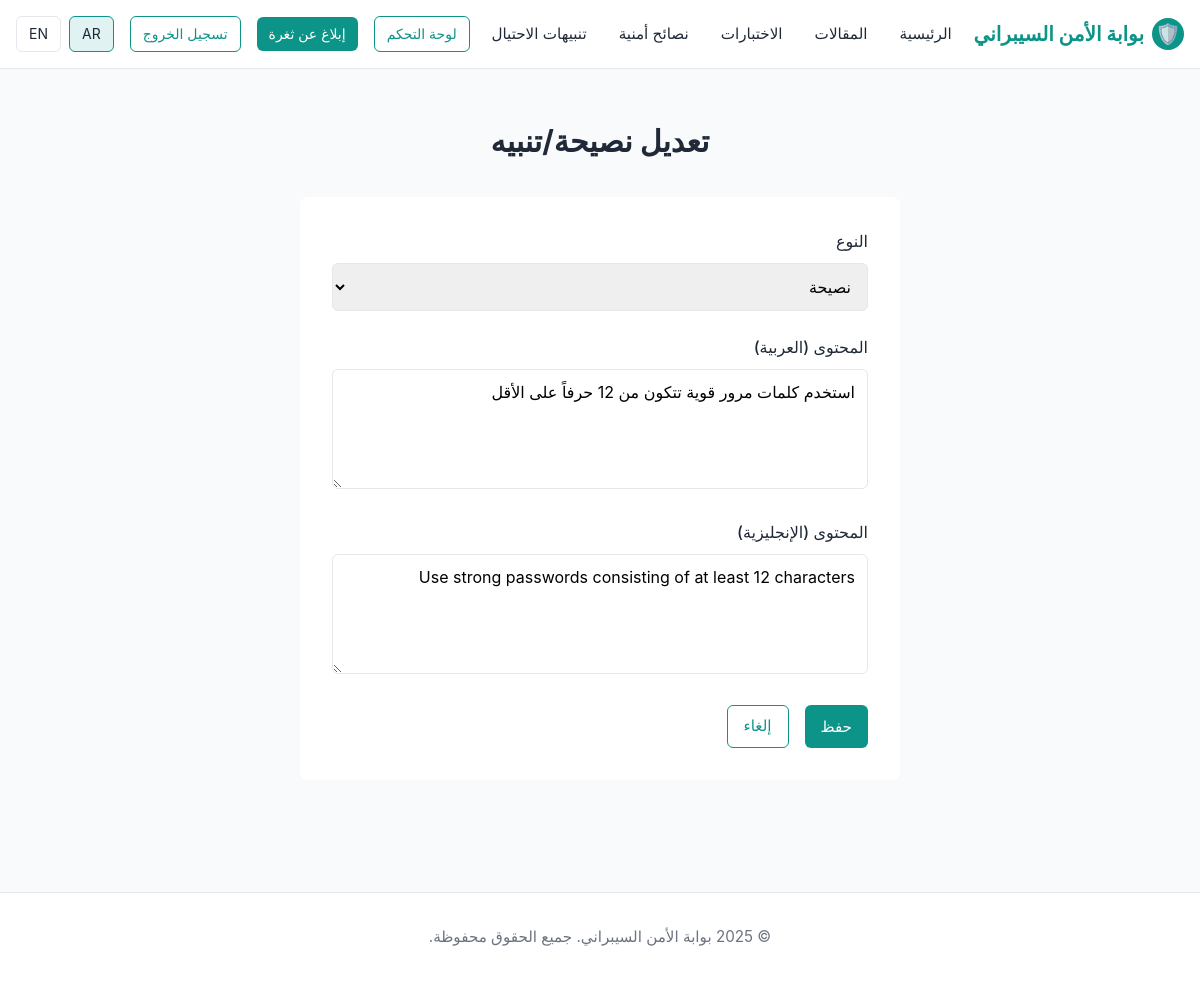
/admin/tips-alerts/edit/1 (signed in), run on the app's committed database.
### tables this page shows
CREATE TABLE tips_alerts (
            id INTEGER PRIMARY KEY AUTOINCREMENT,
            type TEXT NOT NULL, -- 'tip' or 'alert'
            content_ar TEXT NOT NULL,
            content_en TEXT NOT NULL,
            publish_date TIMESTAMP NOT NULL DEFAULT CURRENT_TIMESTAMP
        );

### app.py (the view, shortened to what this page needs)
@app.route('/admin/tips-alerts/edit/<int:item_id>', methods=['GET', 'POST'])
@admin_required
def admin_edit_tip_alert(item_id):
    conn = get_db_connection()
    item = conn.execute("SELECT * FROM tips_alerts WHERE id = ?", (item_id,)).fetchone()
    if not item:
        flash('العنصر غير موجود.', 'danger')
        conn.close()
        return redirect(url_for('admin_tips_alerts'))
    form = TipAlertForm(data=item)
    conn.close()
    lang = get_current_language()
    return render_template('admin_tip_alert_form.html', form=form, lang=lang, item=item)

### forms.py
class TipAlertForm(FlaskForm):
    type = SelectField('النوع', choices=[('tip', 'نصيحة'), ('alert', 'تنبيه')], validators=[DataRequired()])
    content_ar = TextAreaField('المحتوى (العربية)', validators=[DataRequired()])
    content_en = TextAreaField('المحتوى (الإنجليزية)', validators=[DataRequired()])
    submit = SubmitField('حفظ')

### app.py (called while the page is built)
@app.before_request
def set_language_on_first_visit():
    if 'language' not in session:
        session['language'] = app.config['DEFAULT_LANGUAGE']

def get_current_language():
    return session.get('language')

def admin_required(f):
    @wraps(f)
    def decorated_function(*args, **kwargs):
        if 'user_id' not in session:
            flash('يجب تسجيل الدخول أولاً.', 'warning')
            return redirect(url_for('login'))
        conn = get_db_connection()
        user = conn.execute("SELECT role FROM users WHERE id = ?", (session['user_id'],)).fetchone()
        conn.close()
        if not user or user['role'] != 'admin':
            flash('لا توجد صلاحيات كافية.', 'danger')
            return redirect(url_for('index'))
        return f(*args, **kwargs)
    return decorated_function

### models.py (called while the page is built)
def get_db_connection():
    conn = sqlite3.connect(DATABASE)
    conn.row_factory = sqlite3.Row
    return conn

### templates/admin_tip_alert_form.html (shortened to what this page needs)
{% extends "base.html" %}
{% block content %}
<section class="section container">
    <div style="max-width: 600px; margin: 0 auto;">
        <h2 style="margin-bottom: 2rem;">{% if item %}{% if lang == 'en' %}Edit Tip/Alert{% else %}تعديل نصيحة/تنبيه{% endif %}{% else %}{% if lang == 'en' %}New Tip/Alert{% else %}نصيحة/تنبيه جديد{% endif %}{% endif %}</h2>
        <form method="POST" style="background-color: white; padding: 2rem; border-radius: 0.5rem;">
            <div class="form-group">
                <label for="{{ form.type.id }}">{% if lang == 'en' %}Type{% else %}النوع{% endif %}</label>
                {{ form.type(class="form-control") }}
            </div>
            <div class="form-group">
                <label for="{{ form.content_ar.id }}">{% if lang == 'en' %}Content (Arabic){% else %}المحتوى (العربية){% endif %}</label>
                {{ form.content_ar(class="form-control") }}
            </div>
            <div class="form-group">
                <label for="{{ form.content_en.id }}">{% if lang == 'en' %}Content (English){% else %}المحتوى (الإنجليزية){% endif %}</label>
                {{ form.content_en(class="form-control") }}
            </div>
            <div style="display: flex; gap: 1rem;">
                <button type="submit" class="btn btn-primary">{% if lang == 'en' %}Save{% else %}حفظ{% endif %}</button>
                <a href="{{ url_for('admin_tips_alerts') }}" class="btn btn-secondary">{% if lang == 'en' %}Cancel{% else %}إلغاء{% endif %}</a>
            </div>
        </form>
    </div>
</section>
{% endblock %}

### static/css/style.css (style rules this page uses)
:root { --primary-color: #0d9488; --primary-light: #e0f2f1; --secondary-color: #1f2937; --text-dark: #1f2937; --text-light: #6b7280; --border-color: #e5e7eb; --success-color: #10b981; --danger-color: #ef4444; --warning-color: #f59e0b; }
* { margin: 0; padding: 0; box-sizing: border-box; }
html, body { font-family: -apple-system, BlinkMacSystemFont, 'Segoe UI', Roboto, 'Helvetica Neue', Arial, sans-serif; direction: rtl; text-align: right; }
body { background-color: #f9fafb; color: var(--text-dark); line-height: 1.6; }
.btn { padding: 0.5rem 1rem; border: none; border-radius: 0.375rem; font-size: 0.95rem; cursor: pointer; transition: all 0.3s; text-decoration: none; display: inline-block; }
.btn-primary { background-color: var(--primary-color); color: white; }
.btn-secondary { background-color: transparent; color: var(--primary-color); border: 1px solid var(--primary-color); }
.container { max-width: 1200px; margin: 0 auto; padding: 0 1rem; }
.section { padding: 3rem 0; }
.section h2 { font-size: 1.875rem; margin-bottom: 0.5rem; text-align: center; }
.form-group { margin-bottom: 1.5rem; }
.form-group label { display: block; margin-bottom: 0.5rem; font-weight: 500; color: var(--text-dark); }
.form-group input, .form-group textarea, .form-group select { width: 100%; padding: 0.75rem; border: 1px solid var(--border-color); border-radius: 0.375rem; font-size: 1rem; font-family: inherit; }
.form-group textarea { resize: vertical; min-height: 120px; }

### data on the page
tips_alerts: type "نصيحة", content_ar "استخدم كلمات مرور قوية تتكون من 12 حرفاً على الأقل", content_en "Use strong passwords consisting of at least 12 characters"
